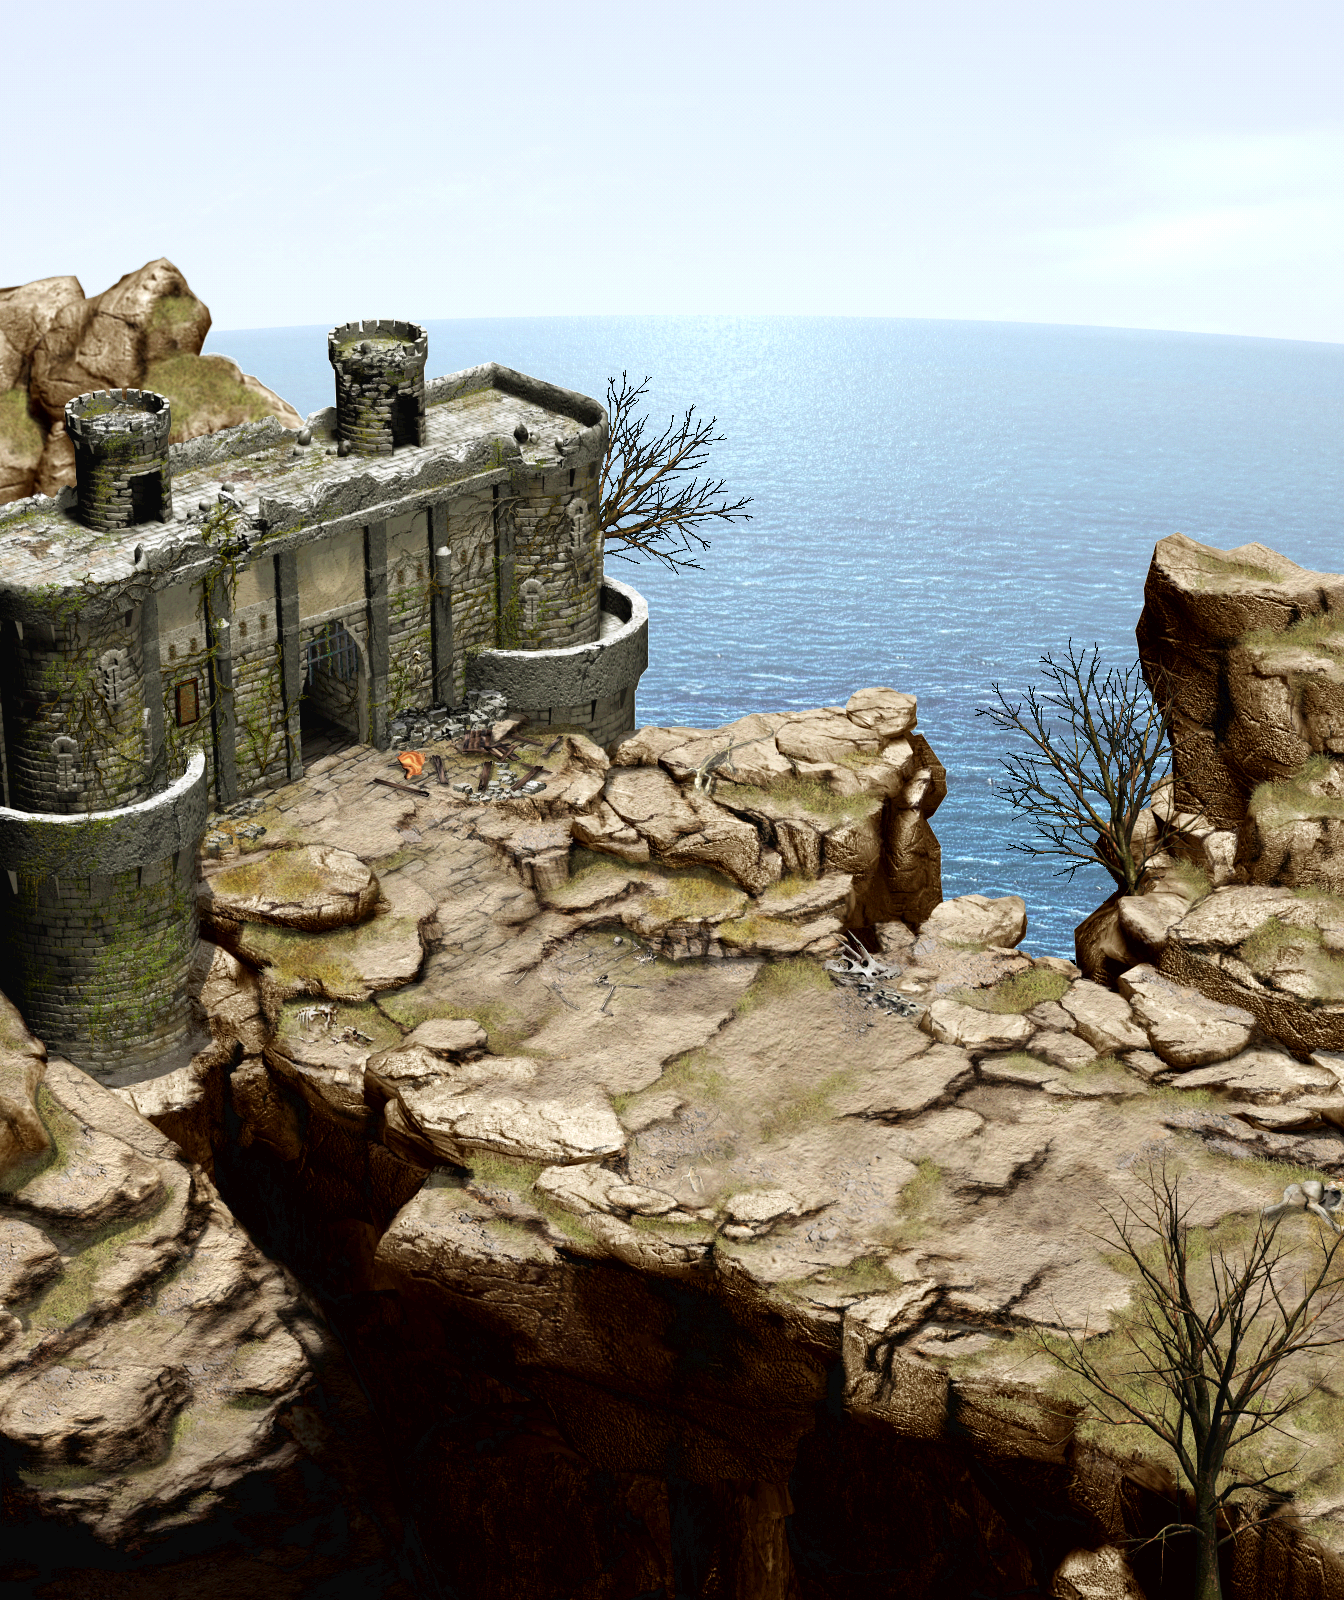

Tiled map render using the project's own tile images. Description and the map definition, with tile-layer contents summarised, below:
An orthogonal 21x25 tile map with 64x64 px tiles, 2 tile layers (bk, map), 2 tilesets and 92 objects (62x walls, 24x enermy, 6x player).

<map version="1.0" orientation="orthogonal" width="21" height="25" tilewidth="64" tileheight="64">
 <tileset firstgid="1" name="stage2" tilewidth="64" tileheight="64">
  <image source="Stage/stage2.png" trans="ff00ff" width="1440" height="1355" />
 </tileset>
 <tileset firstgid="463" name="stage2bk" tilewidth="64" tileheight="64">
  <image source="Stage/stage2bk.png" trans="ff00ff" width="1440" height="1000" />
 </tileset>
 <layer name="bk" width="21" height="25">
  <data>[525 cells, 315 non-empty, 315 distinct tile ids]</data>
 </layer>
 <layer name="map" width="21" height="25">
  <data>[525 cells, 441 non-empty, 441 distinct tile ids]</data>
 </layer>
 <objectgroup name="character" width="21" height="25">
  <object name="player" x="512" y="960" width="64" height="64">
   <properties>
    <property name="FORCE" value="0" />
    <property name="ID" value="3" />
    <property name="Partner" value="" />
    <property name="Turn" value="1" />
   </properties>
  </object>
  <object name="enermy" x="832" y="1216" width="64" height="64">
   <properties>
    <property name="FORCE" value="1" />
    <property name="ID" value="14" />
    <property name="Level" value="3" />
    <property name="Turn" value="1" />
    <property name="Type" value="3" />
   </properties>
  </object>
  <object name="enermy" x="1216" y="1024" width="64" height="64">
   <properties>
    <property name="FORCE" value="1" />
    <property name="ID" value="8" />
    <property name="Level" value="5" />
    <property name="Turn" value="1" />
    <property name="Type" value="3" />
   </properties>
  </object>
  <object name="player" x="512" y="768" width="64" height="64">
   <properties>
    <property name="FORCE" value="0" />
    <property name="ID" value="4" />
    <property name="Partner" value="" />
    <property name="Turn" value="1" />
   </properties>
  </object>
  <object name="player" x="576" y="896" width="64" height="64">
   <properties>
    <property name="FORCE" value="0" />
    <property name="ID" value="1" />
    <property name="Partner" value="" />
    <property name="Turn" value="1" />
   </properties>
  </object>
  <object name="player" x="448" y="896" width="64" height="64">
   <properties>
    <property name="FORCE" value="0" />
    <property name="ID" value="2" />
    <property name="Partner" value="" />
    <property name="Turn" value="1" />
   </properties>
  </object>
  <object name="enermy" x="1216" y="1152" width="64" height="64">
   <properties>
    <property name="FORCE" value="1" />
    <property name="ID" value="7" />
    <property name="Level" value="5" />
    <property name="Turn" value="1" />
    <property name="Type" value="3" />
   </properties>
  </object>
  <object name="enermy" x="1280" y="1024" width="64" height="64">
   <properties>
    <property name="FORCE" value="1" />
    <property name="ID" value="18" />
    <property name="Level" value="6" />
    <property name="Turn" value="1" />
    <property name="Type" value="3" />
   </properties>
  </object>
  <object name="enermy" x="832" y="960" width="64" height="64">
   <properties>
    <property name="FORCE" value="1" />
    <property name="ID" value="14" />
    <property name="Level" value="3" />
    <property name="Turn" value="1" />
    <property name="Type" value="3" />
   </properties>
  </object>
  <object name="enermy" x="832" y="1088" width="64" height="64">
   <properties>
    <property name="FORCE" value="1" />
    <property name="ID" value="14" />
    <property name="Level" value="3" />
    <property name="Turn" value="1" />
    <property name="Type" value="3" />
   </properties>
  </object>
  <object name="enermy" x="832" y="1024" width="64" height="64">
   <properties>
    <property name="FORCE" value="1" />
    <property name="ID" value="14" />
    <property name="Level" value="3" />
    <property name="Turn" value="1" />
    <property name="Type" value="3" />
   </properties>
  </object>
  <object name="enermy" x="960" y="1024" width="64" height="64">
   <properties>
    <property name="FORCE" value="1" />
    <property name="ID" value="12" />
    <property name="Level" value="3" />
    <property name="Turn" value="1" />
    <property name="Type" value="3" />
   </properties>
  </object>
  <object name="enermy" x="960" y="1152" width="64" height="64">
   <properties>
    <property name="FORCE" value="1" />
    <property name="ID" value="12" />
    <property name="Level" value="3" />
    <property name="Turn" value="1" />
    <property name="Type" value="3" />
   </properties>
  </object>
  <object name="enermy" x="960" y="1088" width="64" height="64">
   <properties>
    <property name="FORCE" value="1" />
    <property name="ID" value="13" />
    <property name="Level" value="3" />
    <property name="Turn" value="1" />
    <property name="Type" value="3" />
   </properties>
  </object>
  <object name="enermy" x="832" y="1152" width="64" height="64">
   <properties>
    <property name="FORCE" value="1" />
    <property name="ID" value="14" />
    <property name="Level" value="3" />
    <property name="Turn" value="1" />
    <property name="Type" value="3" />
   </properties>
  </object>
  <object name="player" x="576" y="832" width="64" height="64">
   <properties>
    <property name="FORCE" value="0" />
    <property name="ID" value="9" />
    <property name="Level" value="3" />
    <property name="Turn" value="1" />
   </properties>
  </object>
  <object name="enermy" x="1280" y="1152" width="64" height="64">
   <properties>
    <property name="FORCE" value="1" />
    <property name="ID" value="18" />
    <property name="Level" value="6" />
    <property name="Turn" value="1" />
    <property name="Type" value="3" />
   </properties>
  </object>
  <object name="enermy" x="0" y="320" width="64" height="64">
   <properties>
    <property name="FORCE" value="1" />
    <property name="ID" value="17" />
    <property name="Level" value="3" />
    <property name="Turn" value="7" />
    <property name="Type" value="3" />
   </properties>
  </object>
  <object name="enermy" x="768" y="0" width="64" height="64">
   <properties>
    <property name="FORCE" value="1" />
    <property name="ID" value="17" />
    <property name="Level" value="3" />
    <property name="Turn" value="5" />
    <property name="Type" value="3" />
   </properties>
  </object>
  <object name="enermy" x="0" y="384" width="64" height="64">
   <properties>
    <property name="FORCE" value="1" />
    <property name="ID" value="17" />
    <property name="Level" value="3" />
    <property name="Turn" value="7" />
    <property name="Type" value="3" />
   </properties>
  </object>
  <object name="enermy" x="0" y="448" width="64" height="64">
   <properties>
    <property name="FORCE" value="1" />
    <property name="ID" value="17" />
    <property name="Level" value="3" />
    <property name="Turn" value="7" />
    <property name="Type" value="3" />
   </properties>
  </object>
  <object name="enermy" x="832" y="0" width="64" height="64">
   <properties>
    <property name="FORCE" value="1" />
    <property name="ID" value="17" />
    <property name="Level" value="3" />
    <property name="Turn" value="5" />
    <property name="Type" value="3" />
   </properties>
  </object>
  <object name="enermy" x="896" y="0" width="64" height="64">
   <properties>
    <property name="FORCE" value="1" />
    <property name="ID" value="17" />
    <property name="Level" value="3" />
    <property name="Turn" value="5" />
    <property name="Type" value="3" />
   </properties>
  </object>
  </objectgroup>
 <objectgroup name="affect" width="21" height="25">
  <!-- 62 objects omitted --></objectgroup>
 <objectgroup name="event" width="21" height="25" />
</map>
<!-- 69 of 92 objects omitted -->